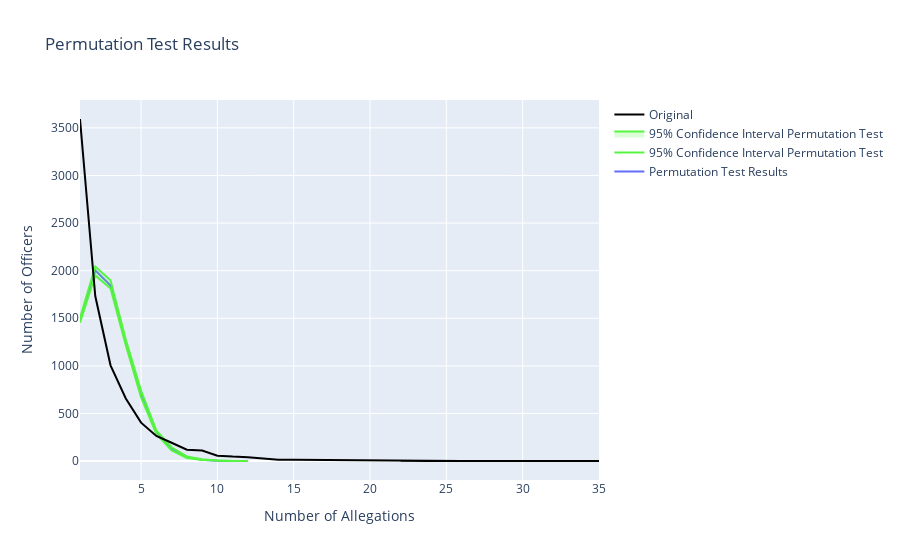

The notebook cell this image was saved under:
### Code cell
# Plot
# plot new_df_vc using plotly, also include 95% confidence interval
# title is Perumtation Test Results
fig = go.Figure()
fig.add_trace(go.Scatter(x=new_df_vc.index,
              y=new_df_vc.values, mode='lines', name='Permutation Test Results'))
# https://stackoverflow.com/questions/44695999/shade-area-between-two-curves-plotly
# Plot 95% confidence interval
fig.add_trace(go.Scatter(x=conf_intv.index, y=conf_intv[0.025],
                            mode='lines',
                            name='95% Confidence Interval Permutation Test', line=dict(color='rgb(87, 245, 66)')))
fig.add_trace(go.Scatter(x=conf_intv.index, y=conf_intv[0.975],
                            mode='lines',
                            name='95% Confidence Interval Permutation Test', line=dict(color='rgb(87, 245, 66)'), fill='tonexty', fillcolor='rgba(87, 245, 66,0.2)', line_color='rgba(87, 245, 66,1)'))

fig.add_trace(go.Scatter(x=df_vc.index, y=df_vc.values,
                         mode='lines',
                         name='Original', line=dict(color='rgb(0,0,0)')))
fig.update_layout(title_text='Permutation Test Results')
# update xaxis properties
fig.update_xaxes(title_text='Number of Allegations')
# update yaxis properties
fig.update_yaxes(title_text='Number of Officers')
fig.show()
# ----------- End of Permutation Test -----------

### Figure 1 — Plotly figure (JSON) as saved in the notebook; plotly's stock layout.template omitted (floating-point values rounded to 4 significant figures)
{"data": [{"mode": "lines", "name": "Permutation Test Results", "type": "scatter", "x": [1, 2, 3, 4, 5, 6, 7, 8, 9, 10, 11, 12], "y": [1479.0, 2003.0, 1845.0, 1255, 704.1, 311.7, 126.6, 41.8, 14.3, 3.5, 1.286, 1.5]}, {"line": {"color": "rgb(87, 245, 66)"}, "mode": "lines", "name": "95% Confidence Interval Permutation Test", "type": "scatter", "x": [1, 2, 3, 4, 5, 6, 7, 8, 9, 10, 11, 12], "y": [1453.0, 1950.0, 1814.0, 1216.0, 669.4, 286.2, 111.7, 32.35, 10.22, 2, 1, 1.025]}, {"fill": "tonexty", "fillcolor": "rgba(87, 245, 66,0.2)", "line": {"color": "rgba(87, 245, 66,1)"}, "mode": "lines", "name": "95% Confidence Interval Permutation Test", "type": "scatter", "x": [1, 2, 3, 4, 5, 6, 7, 8, 9, 10, 11, 12], "y": [1503.0, 2043.0, 1900.0, 1277.0, 741.1, 323, 145.1, 49.55, 20.33, 5.775, 2, 1.975]}, {"line": {"color": "rgb(0,0,0)"}, "mode": "lines", "name": "Original", "type": "scatter", "x": [1, 2, 3, 4, 5, 6, 7, 8, 9, 10, 11, 12, 13, 14, 15, 16, 17, 19, 20, 18, 21, 26, 31, 22, 23, 24, 25, 29, 30, 35], "y": [3593, 1734, 1006, 658, 404, 264, 193, 119, 111, 57, 47, 41, 26, 13, 13, 12, 9, 7, 5, 4, 2, 2, 1, 1, 1, 1, 1, 1, 1, 1]}], "layout": {"title": {"text": "Permutation Test Results"}, "xaxis": {"title": {"text": "Number of Allegations"}}, "yaxis": {"title": {"text": "Number of Officers"}}}}
